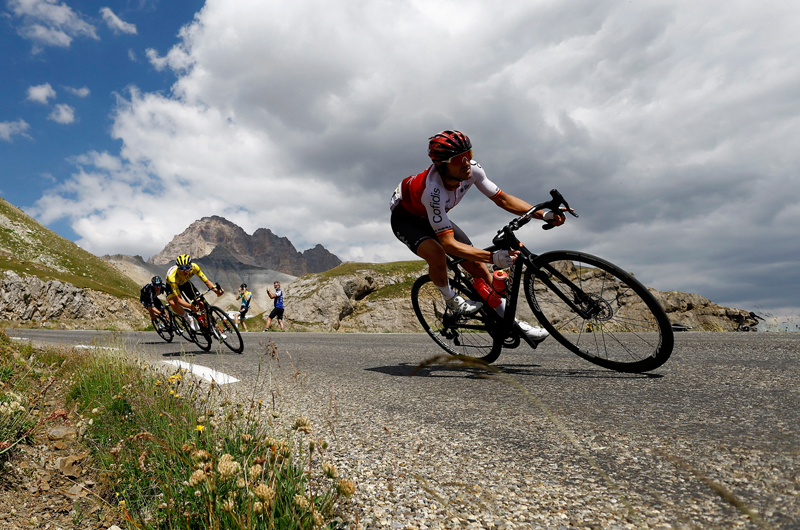
#> input picture Image/bicycle.jpeg, 800 x 530 px
$ python Q4.py
#> lines starting #> are read from the running program, lines starting #| are printed output that depends on the picture
# load the libraries
import cv2 as cv
import numpy as np

# Function to perform block averaging
def blockAverage(image, block_size):
    height, width = image.shape[:2]

    # Calculate the number of blocks in image
    blockHeight = height // block_size
    blockWidth = width // block_size

    blocks = image[:blockHeight * block_size, :blockWidth * block_size].reshape(
        blockHeight, block_size, blockWidth, block_size, -1
    )

    block_avg = np.mean(blocks, axis=(1, 3)).astype(np.uint8)

    # Repeat block average
    averagedImage = np.repeat(np.repeat(block_avg, block_size, axis=0), block_size, axis=1)

    return averagedImage


# Load the image
img = cv.imread('Image/bicycle.jpeg', cv.IMREAD_GRAYSCALE)
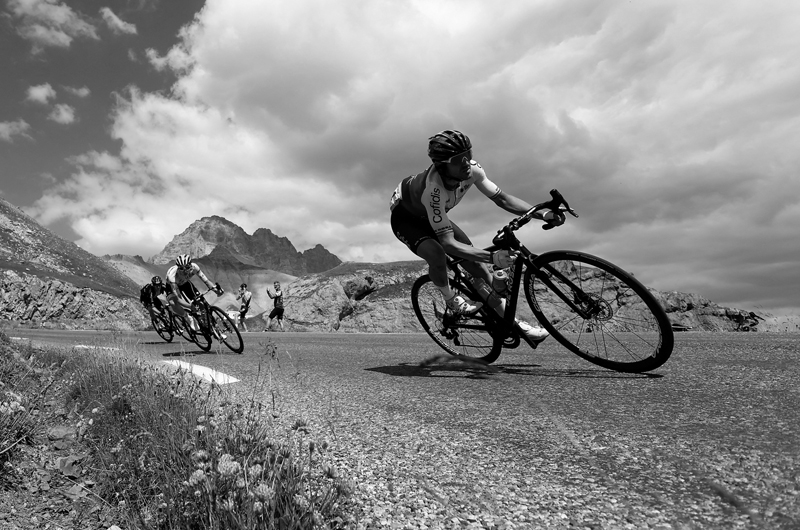
#> img: shape (530, 800); min 0, max 255, mean 136.4

if img is None:
    print("Error --> Unable to read the image.")
else:

    # block average
    block_3x3 = blockAverage(img, 3)
#> in blockAverage, `block_avg = np.mean(blocks, axis=(1, 3)).astype(np.uint8)`:
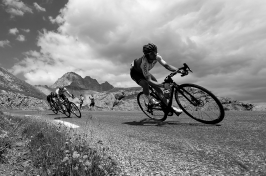
#> block_avg: shape (176, 266, 1); min 0, max 250, mean 136
#> in blockAverage, `averagedImage = np.repeat(np.repeat(block_avg, block_size, axis=0), bl..`:
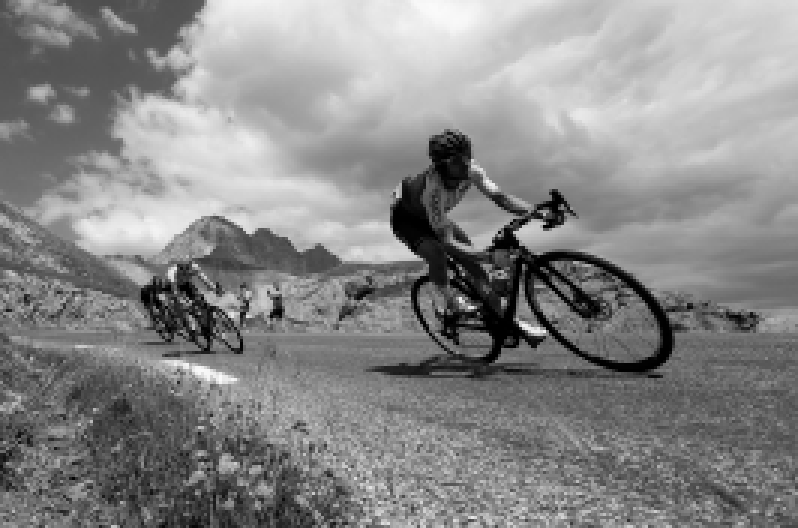
#> averagedImage: shape (528, 798, 1); min 0, max 250, mean 136
    block_5x5 = blockAverage(img, 5)
#> call 2 of blockAverage, with block_size = 5
#> in blockAverage (call 2), `block_avg = np.mean(blocks, axis=(1, 3)).astype(np.uint8)`:
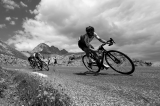
#> block_avg: shape (106, 160, 1); min 0, max 250, mean 135.9
#> in blockAverage (call 2), `averagedImage = np.repeat(np.repeat(block_avg, block_size, axis=0), bl..`:
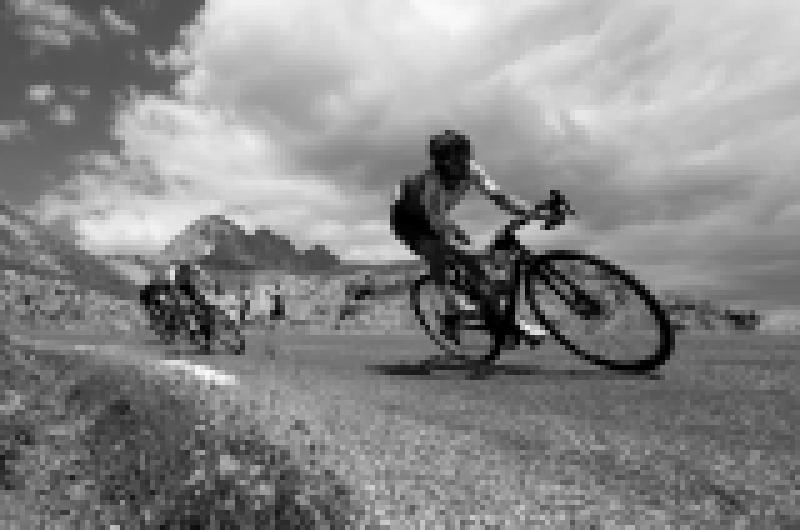
#> averagedImage: shape (530, 800, 1); min 0, max 250, mean 135.9
    block_7x7 = blockAverage(img, 7)
#> call 3 of blockAverage, with block_size = 7
#> in blockAverage (call 3), `block_avg = np.mean(blocks, axis=(1, 3)).astype(np.uint8)`:
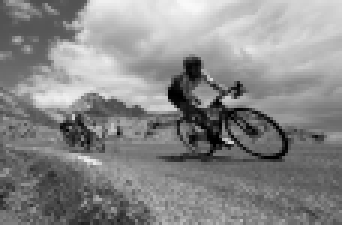
#> block_avg: shape (75, 114, 1) (shown 3 times larger); min 0, max 249, mean 136.1
#> in blockAverage (call 3), `averagedImage = np.repeat(np.repeat(block_avg, block_size, axis=0), bl..`:
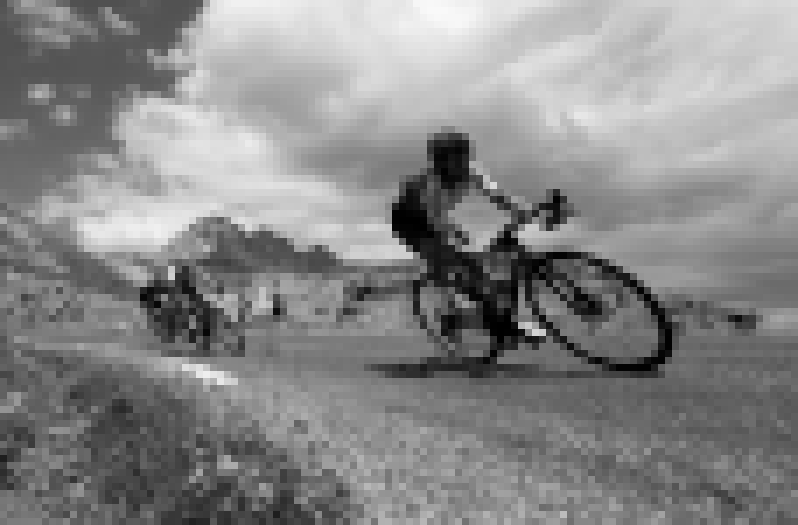
#> averagedImage: shape (525, 798, 1); min 0, max 249, mean 136.1

    # Show the images
    cv.imshow("Original image", img)
    cv.imshow('block_3x3', block_3x3)
    cv.imshow('block_5x5', block_5x5)
    cv.imshow('block_7x7', block_7x7)


    # save the output
    cv.imwrite('Q4_outputs/block_3x3.jpg', block_3x3)
    cv.imwrite('Q4_outputs/block_5x5.jpg', block_5x5)
    cv.imwrite('Q4_outputs/block_7x7.jpg', block_7x7)


    cv.waitKey(0)
    cv.destroyAllWindows()

$ run again, with Image/women.jpeg copied over Image/bicycle.jpeg
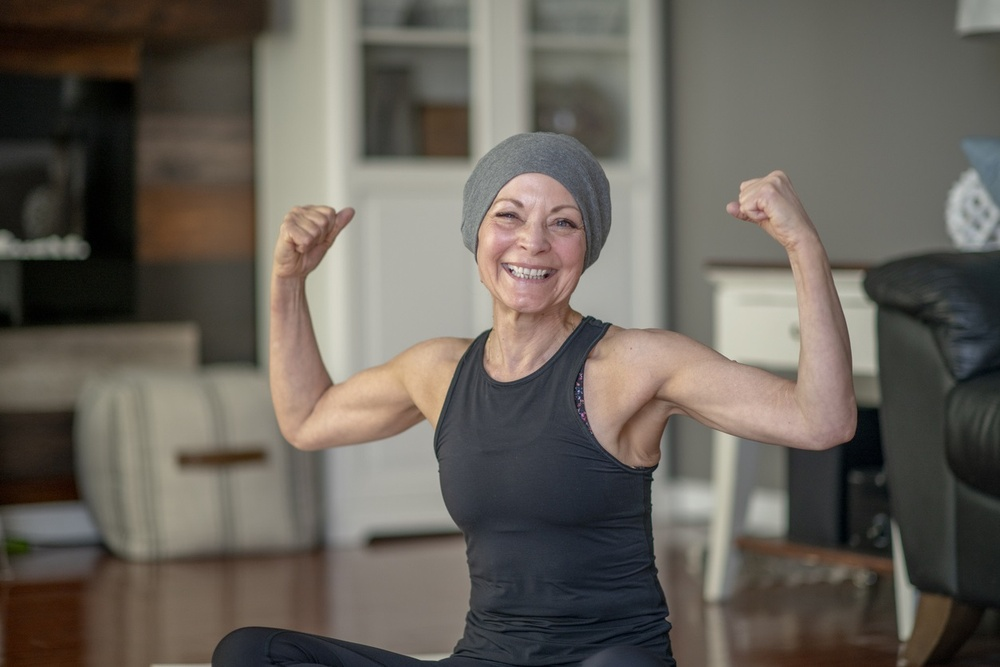
#> input picture Image/women.jpeg, 1000 x 667 px, shrunk from 1254 x 836 before the run
#> `img = cv.imread('Image/bicycle.jpeg', cv.IMREAD_GRAYSCALE)`:
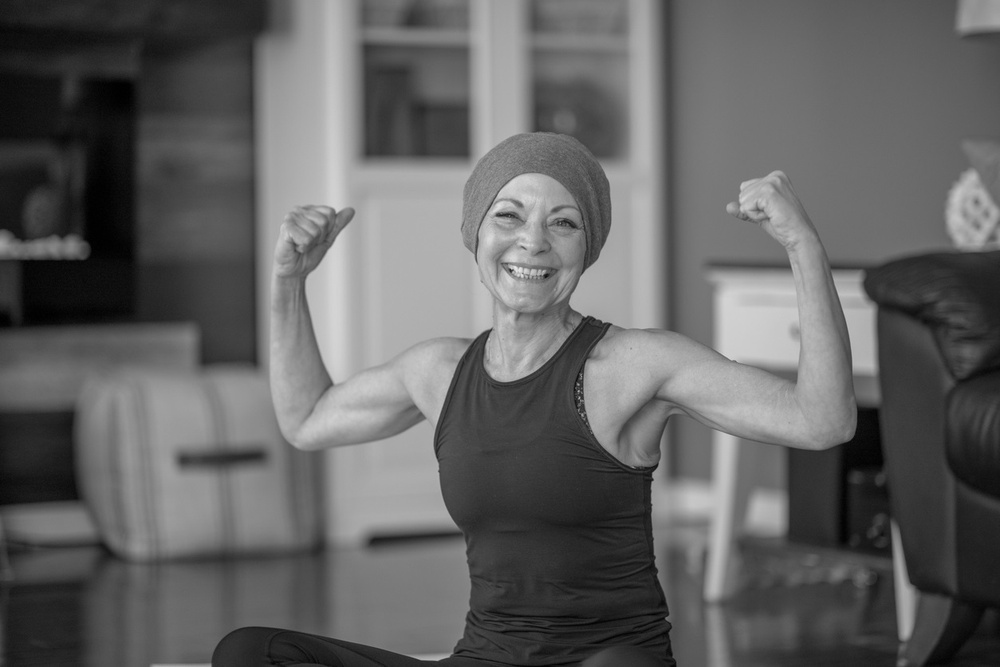
#> img: shape (667, 1000); min 0, max 233, mean 98.8
#> block_avg: shape (133, 200, 1)
#> averagedImage: shape (665, 1000, 1)
#> in blockAverage (call 3), `block_avg = np.mean(blocks, axis=(1, 3)).astype(np.uint8)`:
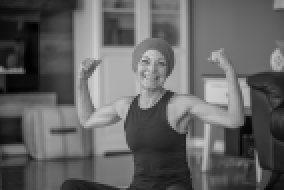
#> block_avg: shape (95, 142, 1) (shown 2 times larger); min 0, max 210, mean 98.6
#> averagedImage: shape (665, 994, 1)
